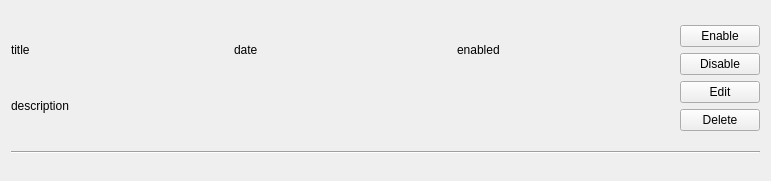
<?xml version="1.0" encoding="UTF-8"?>
<ui version="4.0">
 <class>EventWidget</class>
 <widget class="QWidget" name="EventWidget">
  <property name="geometry">
   <rect>
    <x>0</x>
    <y>0</y>
    <width>771</width>
    <height>181</height>
   </rect>
  </property>
  <property name="windowTitle">
   <string>Form</string>
  </property>
  <layout class="QVBoxLayout" name="verticalLayout_3" stretch="0,0">
   <item>
    <layout class="QHBoxLayout" name="horizontalLayout" stretch="1,0">
     <item>
      <layout class="QVBoxLayout" name="verticalLayout">
       <item>
        <layout class="QHBoxLayout" name="horizontalLayout_2">
         <item>
          <widget class="QLabel" name="titleLabel">
           <property name="text">
            <string>title</string>
           </property>
          </widget>
         </item>
         <item>
          <widget class="QLabel" name="dateLabel">
           <property name="text">
            <string>date</string>
           </property>
          </widget>
         </item>
         <item>
          <widget class="QLabel" name="enabledLabel">
           <property name="text">
            <string>enabled</string>
           </property>
          </widget>
         </item>
        </layout>
       </item>
       <item>
        <widget class="QLabel" name="contentLabel">
         <property name="text">
          <string>description</string>
         </property>
        </widget>
       </item>
      </layout>
     </item>
     <item>
      <layout class="QVBoxLayout" name="verticalLayout_2">
       <item>
        <widget class="QPushButton" name="enableButton">
         <property name="text">
          <string>Enable</string>
         </property>
         <property name="icon">
          <iconset theme="QIcon::ThemeIcon::AppointmentNew"/>
         </property>
        </widget>
       </item>
       <item>
        <widget class="QPushButton" name="disableButton">
         <property name="text">
          <string>Disable</string>
         </property>
         <property name="icon">
          <iconset theme="QIcon::ThemeIcon::ListRemove"/>
         </property>
        </widget>
       </item>
       <item>
        <widget class="QPushButton" name="editButton">
         <property name="text">
          <string>Edit</string>
         </property>
         <property name="icon">
          <iconset theme="QIcon::ThemeIcon::DocumentProperties"/>
         </property>
        </widget>
       </item>
       <item>
        <widget class="QPushButton" name="deleteButton">
         <property name="text">
          <string>Delete</string>
         </property>
         <property name="icon">
          <iconset theme="QIcon::ThemeIcon::EditDelete"/>
         </property>
        </widget>
       </item>
      </layout>
     </item>
    </layout>
   </item>
   <item>
    <widget class="Line" name="line">
     <property name="orientation">
      <enum>Qt::Orientation::Horizontal</enum>
     </property>
    </widget>
   </item>
  </layout>
 </widget>
 <resources/>
 <connections/>
</ui>
